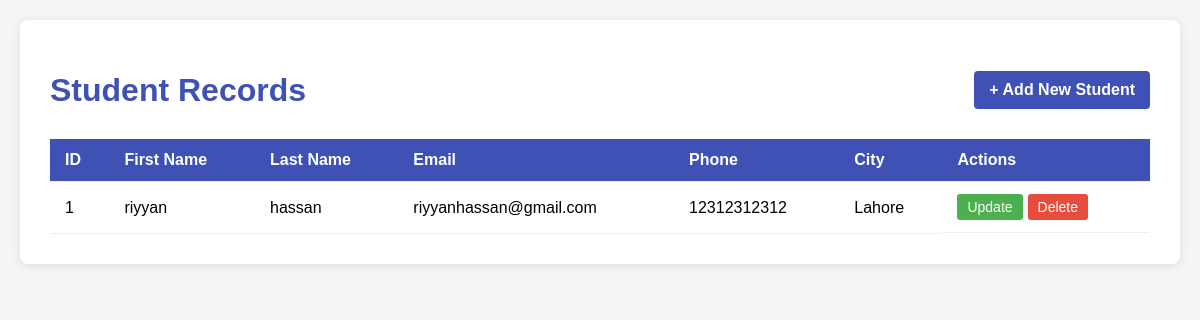
The app's page /students/ (signed in) with its own data.
### tables/models.py (models this page shows)
class student(models.Model):
    s_fname = models.CharField(max_length=30)
    s_lname = models.CharField(max_length=30)
    s_email = models.EmailField(max_length=150, unique=True)
    s_phone = models.BigIntegerField(default=0)
    s_dob = models.DateField()
    s_city = models.CharField(max_length=50)
    s_password = models.CharField(max_length=20)
    s_image = models.ImageField(upload_to='media/profilepic')
    s_document = models.FileField(upload_to='media/documents')
    s_bio = models.TextField()

### tables/views.py (the view)
# urls.py: path('students/', views.st_admin, name='st-admin'),
def st_admin(req):
    if 'user_id' not in req.session:
        return redirect('admin_login')
    else:
        stu_table = student.objects.all()
        return render(req, 'admin_student.html', {'student':stu_table})

### templates/admin_student.html (shortened to what this page needs)
<!DOCTYPE html>
<html>
<head>
</head>
<body>
    <div class="container">
        <h1>
            Student Records
            <a href="{% url 'registration' %}" class="add-new">
                + Add New Student
            </a>
        </h1>
        {% if student %}
        <table>
            <thead>
                <tr>
                    <th>ID</th>
                    <th>First Name</th>
                    <th>Last Name</th>
                    <th>Email</th>
                    <th>Phone</th>
                    <th>City</th>
                    <th>Actions</th>
                </tr>
            </thead>
            <tbody>
                {% for i in student %}
                <tr>
                    <td>{{ i.id }}</td>
                    <td>{{ i.s_fname }}</td>
                    <td>{{ i.s_lname }}</td>
                    <td>{{ i.s_email }}</td>
                    <td>{{ i.s_phone }}</td>
                    <td>{{ i.s_city }}</td>
                    <td class="action-links">
                        <a href="{% url 'st-update' i.id %}" class="update-link">Update</a>
                        <form action="{% url 'st-delete' i.id %}" method="post" style="display: inline;">
                            <button type="submit" class="delete-link" onclick="return confirm('Are you sure you want to delete this student?');">
                                Delete
                            </button>
                        </form>
                    </td>
                </tr>
                {% endfor %}
            </tbody>
        </table>
        {% else %}
        <div class="no-records">
            No student records found. <a href="{% url 'registration' %}">Add your first student</a>
        </div>
        {% endif %}
    </div>
</body>
</html>

### templates/admin_student.html (style rules this page uses)
body { font-family: Arial, sans-serif; background-color: #f5f5f5; margin: 0; padding: 20px; }
.container { max-width: 1200px; margin: 0 auto; background: white; padding: 30px; border-radius: 8px; box-shadow: 0 2px 10px rgba(0,0,0,0.1); }
h1 { color: #3f51b5; margin-bottom: 30px; display: flex; justify-content: space-between; align-items: center; }
.add-new { background-color: #3f51b5; color: white; text-decoration: none; padding: 10px 15px; border-radius: 4px; font-size: 16px; transition: background-color 0.3s; }
table { width: 100%; border-collapse: collapse; margin-top: 20px; }
th, td { padding: 12px 15px; text-align: left; border-bottom: 1px solid #eee; }
th { background-color: #3f51b5; color: white; }
.action-links { display: flex; gap: 5px; }
.action-links a, .action-links button { display: inline-block; padding: 5px 10px; border-radius: 3px; text-decoration: none; font-size: 14px; transition: all 0.3s; cursor: pointer; }
.update-link { background-color: #4caf50; color: white; border: none; }
.delete-link { background-color: #e74c3c; color: white; border: none; }

### records on screen
student: id "1", s_fname "riyyan", s_lname "hassan", s_email "riyyanhassan@gmail.com", s_phone "12312312312", s_city "Lahore"
